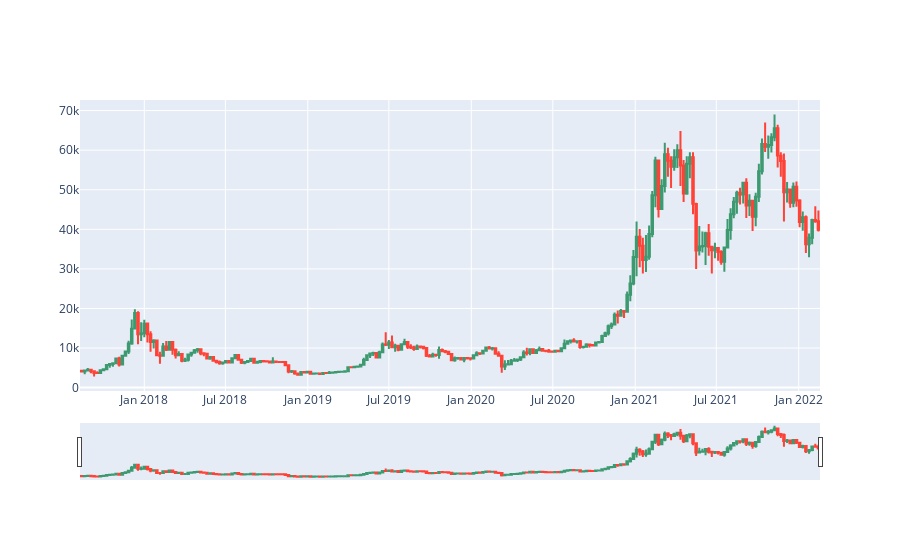

Write notebook code for a chart like this one.
### Code cell
import plotly.graph_objects as go
fig = go.Figure(data=[go.Candlestick(x=df['open_time'],
                open=df['open_price'],
                high=df['high_price'],
                low=df['low_price'],
                close=df['close_price'])])

fig.show()

### Figure 1 — Plotly figure (JSON) as saved in the notebook; plotly's stock layout.template omitted (floating-point values rounded to 4 significant figures; data arrays with more than 128 entries replaced by an {"elided": "..."} marker saying what was removed)
{"data": [{"close": {"elided": "236 float values"}, "high": {"elided": "236 float values"}, "low": {"elided": "236 float values"}, "open": {"elided": "236 float values"}, "type": "candlestick", "x": {"elided": "236 str values"}}], "layout": {}}
